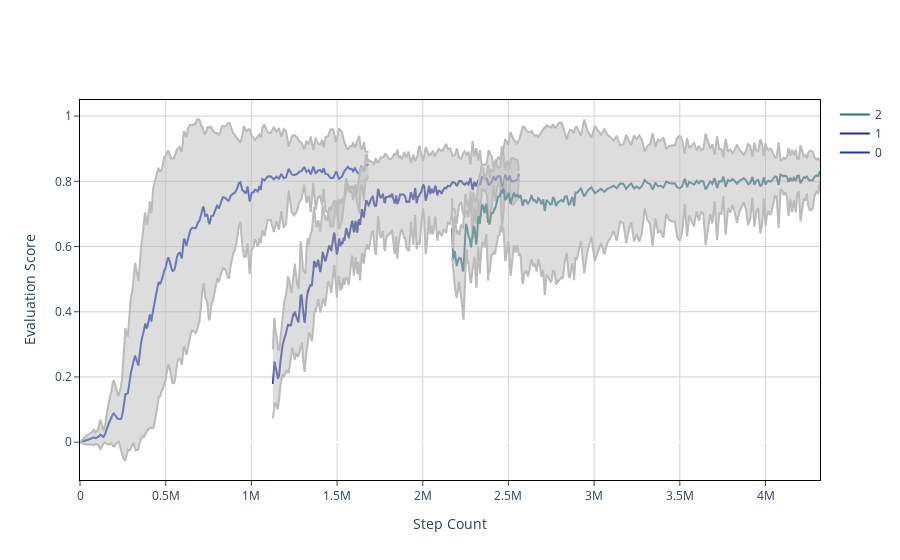

The notebook cell saved with this chart:
### Markdown cell above
### Plot agent evaluation vs steps time domain

### Code cell
visualizations.plot_trajectories(stats_all_0_6,
                                 show=True, save_path='outputs/eps=0.6/trajectories.png', show_std=True)

### Figure 1 — Plotly figure (JSON) as saved in the notebook; plotly's stock layout.template omitted (floating-point values rounded to 4 significant figures; data arrays with more than 128 entries replaced by an {"elided": "..."} marker saying what was removed)
{"data": [{"line": {"color": "#1a35b4"}, "mode": "lines", "name": "0", "type": "scatter", "x": {"elided": "341 int values"}, "y": {"elided": "341 float values"}}, {"line": {"color": "#bbbbbb"}, "mode": "lines", "showlegend": false, "type": "scatter", "x": {"elided": "341 int values"}, "y": {"elided": "341 float values"}}, {"fill": "tonexty", "line": {"color": "#bbbbbb"}, "mode": "lines", "showlegend": false, "type": "scatter", "x": {"elided": "341 int values"}, "y": {"elided": "341 float values"}}, {"line": {"color": "#262c9b"}, "mode": "lines", "name": "1", "type": "scatter", "x": {"elided": "514 float values"}, "y": {"elided": "514 float values"}}, {"line": {"color": "#bbbbbb"}, "mode": "lines", "showlegend": false, "type": "scatter", "x": {"elided": "514 float values"}, "y": {"elided": "514 float values"}}, {"fill": "tonexty", "line": {"color": "#bbbbbb"}, "mode": "lines", "showlegend": false, "type": "scatter", "x": {"elided": "514 float values"}, "y": {"elided": "514 float values"}}, {"line": {"color": "#2c7281"}, "mode": "lines", "name": "2", "type": "scatter", "x": {"elided": "415 float values"}, "y": {"elided": "415 float values"}}, {"line": {"color": "#bbbbbb"}, "mode": "lines", "showlegend": false, "type": "scatter", "x": {"elided": "415 float values"}, "y": {"elided": "415 float values"}}, {"fill": "tonexty", "line": {"color": "#bbbbbb"}, "mode": "lines", "showlegend": false, "type": "scatter", "x": {"elided": "415 float values"}, "y": {"elided": "415 float values"}}], "layout": {"plot_bgcolor": "white", "xaxis": {"gridcolor": "lightgrey", "linecolor": "black", "mirror": true, "showline": true, "ticks": "outside", "title": {"text": "Step Count"}}, "yaxis": {"gridcolor": "lightgrey", "linecolor": "black", "mirror": true, "showline": true, "ticks": "outside", "title": {"text": "Evaluation Score"}}}}
